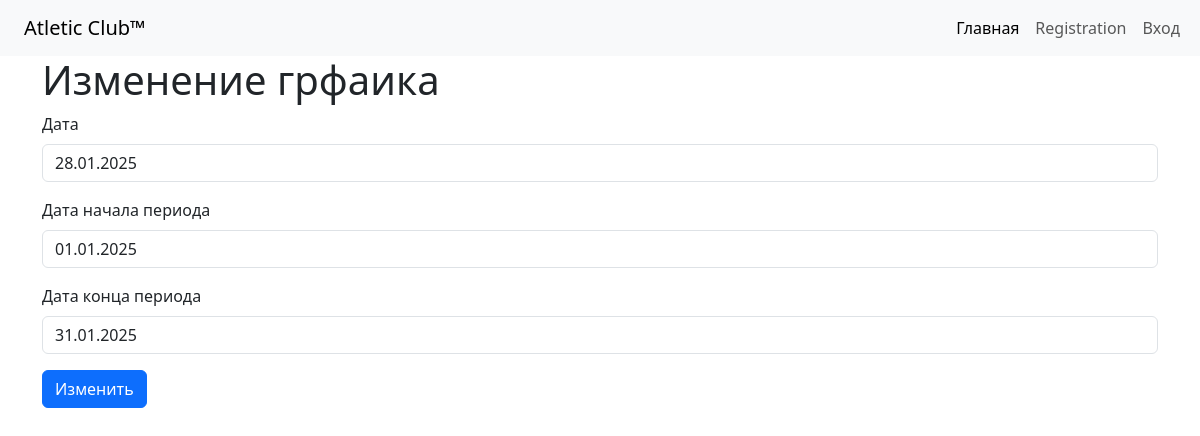
The app's page /reports/1/update with its own data.
### diplom/reports/models.py (models this page shows)
class Reports(models.Model):
    date = models.DateField(verbose_name="Дата")
    date_since = models.DateField(verbose_name='Дата начала периода')
    date_to = models.DateField(verbose_name='Дата конца периода')

### diplom/reports/views.py (the view)
# urls.py: path('<int:pk>/update', views.ReportUpdateView.as_view(), name='report_update'),
class ReportUpdateView(UpdateView):
    model = models.Reports
    form_class = CreateReportForm
    template_name = 'reports/report_update.html'
    success_url = reverse_lazy('report_list')

### diplom/reports/forms.py
class CreateReportForm(forms.ModelForm):
    class Meta:
        model = Reports
        fields = '__all__'

### diplom/templates/reports/report_update.html (shortened to what this page needs)
{% extends 'base.html' %}
{% load django_bootstrap5 %}
{% block content %}
<form method="post" class="container">
    <h1>Изменение грфаика</h1>
    {% bootstrap_form form %}
    <button class="btn btn-primary" type="submit">Изменить</button>
</form>
{% endblock %}

### records on screen
Reports: date "28.01.2025", date_since "01.01.2025", date_to "31.01.2025"
